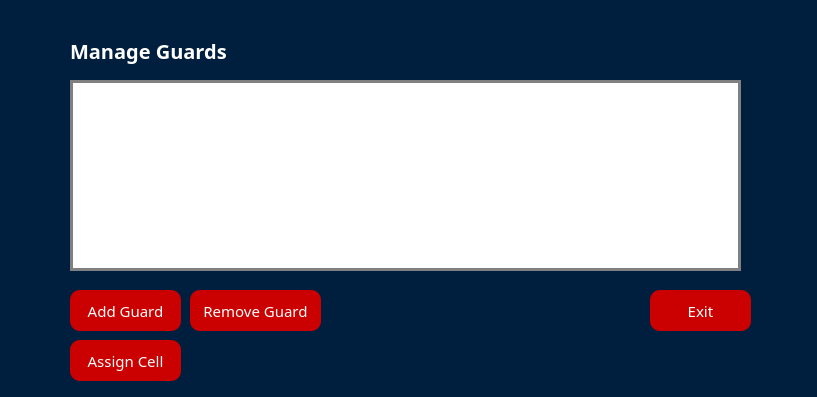
<?xml version="1.0" encoding="UTF-8"?>
<ui version="4.0">
 <class>ManageGuards</class>
 <widget class="QDialog" name="ManageGuards">
  <property name="geometry">
   <rect>
    <x>0</x>
    <y>0</y>
    <width>817</width>
    <height>397</height>
   </rect>
  </property>
  <property name="windowTitle">
   <string>Dialog</string>
  </property>
  <property name="styleSheet">
   <string notr="true">*{
	font-family: century gothic;

}

#ManageGuards{
	background-color:#001F3F;
}

QTableWidget {
    background-color: white;
    border: 3px solid gray;
    gridline-color: gray;
    font-size: 14px;
	color:black;
}

QHeaderView{
	font: 700, 16pt;
}

#addGuard_btn,#assignCell_btn,#exit_btn,#removeGuard_btn{
	background-color : #cb0000 ;
	border-radius : 10px;
	color:white;
	padding:10px;
	font-size: 15px;
}

#addGuard_btn:hover,#assignCell_btn:hover,#exit_btn:hover,#removeGuard_btn:hover{
	background-color: #850101;
}

#label{
	font-size: 20px;
	font-weight:bold;
	color:white;
}</string>
  </property>
  <widget class="QTableWidget" name="guardsTableWidget">
   <property name="geometry">
    <rect>
     <x>70</x>
     <y>80</y>
     <width>671</width>
     <height>191</height>
    </rect>
   </property>
  </widget>
  <widget class="QPushButton" name="addGuard_btn">
   <property name="geometry">
    <rect>
     <x>70</x>
     <y>290</y>
     <width>111</width>
     <height>41</height>
    </rect>
   </property>
   <property name="text">
    <string>Add Guard</string>
   </property>
  </widget>
  <widget class="QPushButton" name="assignCell_btn">
   <property name="geometry">
    <rect>
     <x>70</x>
     <y>340</y>
     <width>111</width>
     <height>41</height>
    </rect>
   </property>
   <property name="text">
    <string>Assign Cell</string>
   </property>
  </widget>
  <widget class="QPushButton" name="removeGuard_btn">
   <property name="geometry">
    <rect>
     <x>190</x>
     <y>290</y>
     <width>131</width>
     <height>41</height>
    </rect>
   </property>
   <property name="text">
    <string>Remove Guard</string>
   </property>
  </widget>
  <widget class="QPushButton" name="exit_btn">
   <property name="geometry">
    <rect>
     <x>650</x>
     <y>290</y>
     <width>101</width>
     <height>41</height>
    </rect>
   </property>
   <property name="text">
    <string>Exit</string>
   </property>
  </widget>
  <widget class="QLabel" name="label">
   <property name="geometry">
    <rect>
     <x>70</x>
     <y>30</y>
     <width>171</width>
     <height>41</height>
    </rect>
   </property>
   <property name="text">
    <string>Manage Guards</string>
   </property>
  </widget>
 </widget>
 <resources/>
 <connections/>
</ui>
